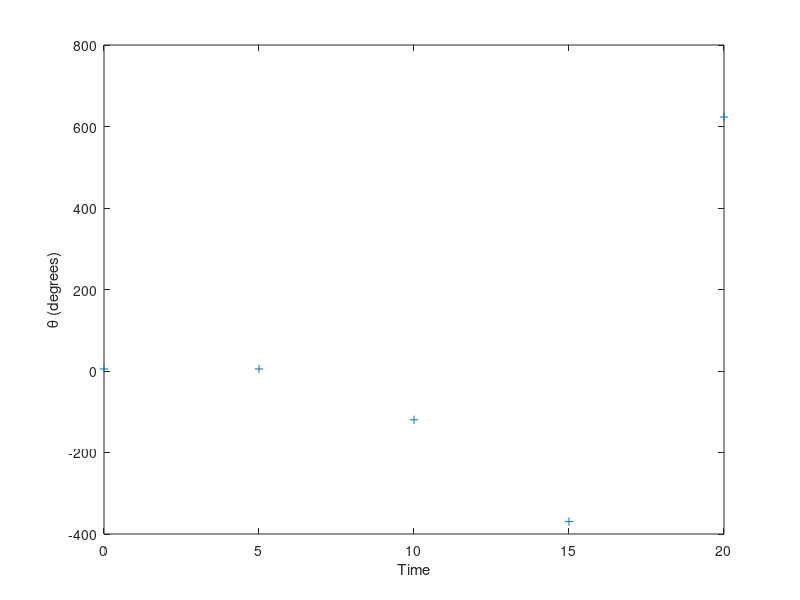

Write the MATLAB code that produced this figure.
%Pendulum with Euler and Verlet
clear all; %clear memory and print header
%* Select numerical method
NumericalMethod = menu('Choose a numerical method:', 'Euler','Verlet');

%* Set initial position and velocity of pendulum
theta0 = input('Enter initial angle (degrees): ');
theta = theta0*pi/180;  %convert to radians
omega = 0;              %set initial velocity

%* Set the physical constants and other variables
g_over_L = 1;
time=0;
irev = 0; %used to count number of reversals

% enter timestep
tau = input('Enter time step: ');

%* Take one backward step to start Verlet
accel = -g_over_L*sin(theta);
theta_old = theta - omega*tau + 0.5*tau^2*accel;

%* Loop over desired number of steps with given time step and method
nstep=input('Enter number of time steps: ');

for istep=1:nstep
    %* Record angle and time for plotting
    t_plot(istep) = time;
    th_plot(istep) = theta*180/pi;
    time = time+tau;
    %* Compute new position and velocity using Euler or Verlet
    accel = -g_over_L*sin(theta);
    if (NumericalMethod == 1)
        theta_old = theta; % Save previous angle
        theta = theta+tau*omega; %Euler method
        omega = omega +tau*accel;
    else
        theta_new = 2*theta - theta_old + tau^2*accel;
        theta_old = theta; % Verlet method
        theta = theta_new;
    end
    %*Test if pendulum passed through theta = 0, if yes estimate period
    if (theta*theta_old <0) %test for sign change
        fprintf('Turning point at time t = %f \n', time);
        if(irev ==0)
            time_old=time; %if this is the first change, record the time
        else
            period(irev) = 2*(time-time_old);
            time_old = time;
        end
        irev = irev + 1; %increment the number of reversals
    end
end
%* Estimate the period of oscillations, including error bar
AverPeriod = mean(period);
ErrorBar = std(period)/sqrt(irev);
fprintf('Average period = %g +/- %g\n', AverPeriod,ErrorBar);
%* Graph oscillations as theta vs time
clf; figure(gcf);
plot(t_plot, th_plot,'+');
xlabel('Time'); ylabel('\theta (degrees)');